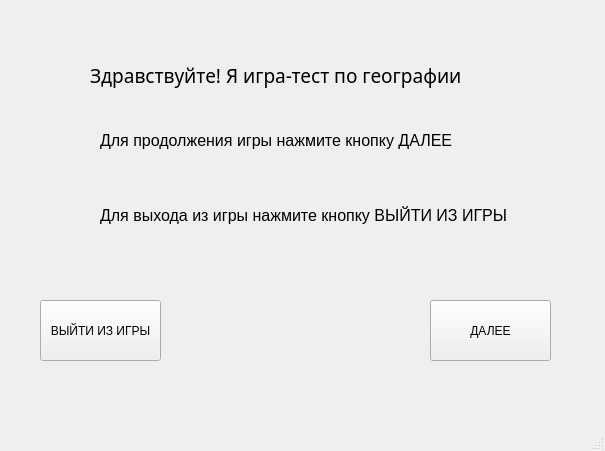
<?xml version="1.0" encoding="UTF-8"?>
<ui version="4.0">
 <class>MainWindow</class>
 <widget class="QMainWindow" name="MainWindow">
  <property name="geometry">
   <rect>
    <x>0</x>
    <y>0</y>
    <width>605</width>
    <height>451</height>
   </rect>
  </property>
  <property name="windowTitle">
   <string>MainWindow</string>
  </property>
  <widget class="QWidget" name="centralwidget">
   <widget class="QLabel" name="label">
    <property name="geometry">
     <rect>
      <x>90</x>
      <y>10</y>
      <width>411</width>
      <height>131</height>
     </rect>
    </property>
    <property name="font">
     <font>
      <family>MS Reference Sans Serif</family>
      <pointsize>14</pointsize>
     </font>
    </property>
    <property name="text">
     <string>Здравствуйте! Я игра-тест по географии</string>
    </property>
   </widget>
   <widget class="QPushButton" name="pushButton">
    <property name="geometry">
     <rect>
      <x>40</x>
      <y>300</y>
      <width>121</width>
      <height>61</height>
     </rect>
    </property>
    <property name="text">
     <string>ВЫЙТИ ИЗ ИГРЫ</string>
    </property>
   </widget>
   <widget class="QPushButton" name="pushButton_2">
    <property name="geometry">
     <rect>
      <x>430</x>
      <y>300</y>
      <width>121</width>
      <height>61</height>
     </rect>
    </property>
    <property name="text">
     <string>ДАЛЕЕ</string>
    </property>
   </widget>
   <widget class="QLabel" name="label_2">
    <property name="geometry">
     <rect>
      <x>100</x>
      <y>110</y>
      <width>391</width>
      <height>61</height>
     </rect>
    </property>
    <property name="font">
     <font>
      <pointsize>12</pointsize>
     </font>
    </property>
    <property name="text">
     <string>Для продолжения игры нажмите кнопку ДАЛЕЕ</string>
    </property>
   </widget>
   <widget class="QLabel" name="label_3">
    <property name="geometry">
     <rect>
      <x>100</x>
      <y>170</y>
      <width>421</width>
      <height>91</height>
     </rect>
    </property>
    <property name="font">
     <font>
      <pointsize>12</pointsize>
     </font>
    </property>
    <property name="text">
     <string>Для выхода из игры нажмите кнопку ВЫЙТИ ИЗ ИГРЫ</string>
    </property>
   </widget>
  </widget>
  <widget class="QMenuBar" name="menubar">
   <property name="geometry">
    <rect>
     <x>0</x>
     <y>0</y>
     <width>605</width>
     <height>22</height>
    </rect>
   </property>
  </widget>
  <widget class="QStatusBar" name="statusbar"/>
 </widget>
 <resources/>
 <connections/>
</ui>
